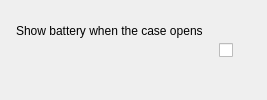
          <widget class="QFrame" name="cardLidPopup">
           <property name="frameShape">
            <enum>QFrame::NoFrame</enum>
           </property>
           <property name="cssClass" stdset="0">
            <string notr="true">settingCard</string>
           </property>
           <layout class="QHBoxLayout" name="cardLidPopupLayout" stretch="1,0">
            <property name="spacing">
             <number>16</number>
            </property>
            <property name="leftMargin">
             <number>16</number>
            </property>
            <property name="topMargin">
             <number>12</number>
            </property>
            <property name="rightMargin">
             <number>16</number>
            </property>
            <property name="bottomMargin">
             <number>12</number>
            </property>
            <item>
             <layout class="QVBoxLayout" name="cardLidPopupText">
              <property name="spacing">
               <number>2</number>
              </property>
              <item>
               <widget class="QLabel" name="lbLidPopup">
                <property name="text">
                 <string>Show battery when the case opens</string>
                </property>
                <property name="cssClass" stdset="0">
                 <string notr="true">cardTitle</string>
                </property>
               </widget>
              </item>
              <item>
               <widget class="QLabel" name="lbDescLidPopup">
                <property name="text">
                 <string notr="true"/>
                </property>
                <property name="wordWrap">
                 <bool>true</bool>
                </property>
                <property name="cssClass" stdset="0">
                 <string notr="true">cardDescription</string>
                </property>
               </widget>
              </item>
             </layout>
            </item>
            <item>
             <widget class="QCheckBox" name="cbLidPopup">
              <property name="minimumSize">
               <size>
                <width>32</width>
                <height>32</height>
               </size>
              </property>
              <property name="text">
               <string notr="true"/>
              </property>
             </widget>
            </item>
           </layout>
          </widget>
